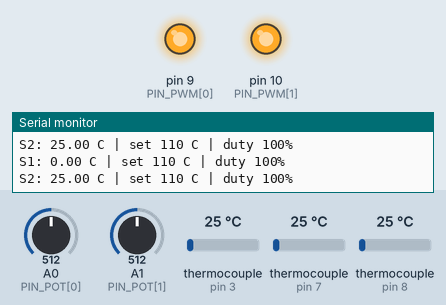
Simulated run of this program. Board: Arduino Uno, built with avr-gcc and run on an emulated ATmega328P. Parts: output pins drawn as LEDs (lit = HIGH), the last lines printed to the serial monitor. Wiring (inferred from the names in the program): 3 × MAX6675 thermocouple converter: CS pin 8 / CS pin 7 / CS pin 3. The test bench sets the inputs (shaded band); at power-on: thermocouple (sensors on pin 3, pin 7, pin 8) 25 °C, A0 (PIN_POT[0]) = 512, A1 (PIN_POT[1]) = 512. Pins used as bus, display or sensor lines are not drawn.

Above: at 1.7 s.
1.8 s: thermocouple (sensor on pin 3) set to 107 °C
3.3 s: thermocouple (sensor on pin 3) set to 114 °C
At 4.6 s:
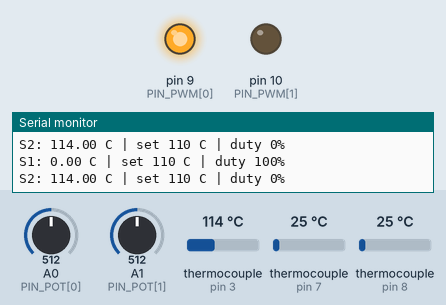
8.0 s: thermocouple (sensor on pin 3) set to 6 °C
At 9.2 s:
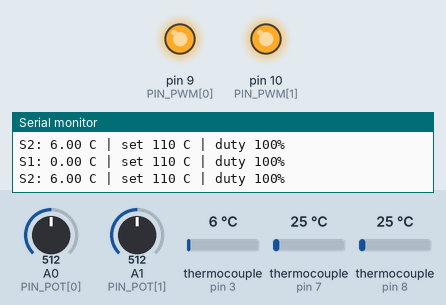
9.5 s: thermocouple (sensor on pin 3) set to 150 °C
At 10.9 s:
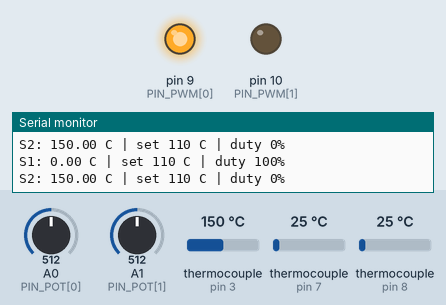
Timing chart, 0 to 12.0 s (numbered marks = the images above; inputs shaded):
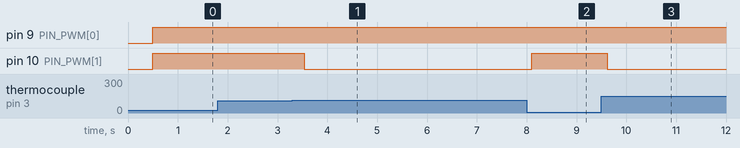

Measured:
- the behaviour switches between 109 and 110 °C on thermocouple (sensor on pin 3) (found by bisection; images 0 and 1)
- after the input at 3.3 s, pin 10 (PIN_PWM[1]): HIGH → LOW after 0.24 s
- after the input at 8.0 s, pin 10 (PIN_PWM[1]): LOW → HIGH after 0.11 s
- after the input at 9.5 s, pin 10 (PIN_PWM[1]): HIGH → LOW after 0.12 s

The program:

main.cpp
```cpp
#include <SPI.h>
#include <math.h>

// ===================== COMPILE-TIME CONFIG =====================
#define NUM_SENSORS   2      // MAX6675 count (1 or 2)
#define NUM_DISPLAYS  2      // 74HC595 display count (1 or 2)
#define NUM_HEATERS   2      // heater count (1 or 2); heater i uses sensor i + pot i

// Pot range: 0 V -> TEMP_MIN, 5 V -> TEMP_MAX (degrees C)
#define TEMP_MIN      80
#define TEMP_MAX      140
#define TEMP_STEP     1      // setpoint resolution in degrees C
#define HEATER_OFF_AT_MIN 1  // 1 = pot fully at minimum switches the heater off

// ---- Heater drive ----
// Average voltage on the heater while it is heating, as a percentage of the
// supply voltage (0 - 100). Set at compile time.
#define HEATER_VOLTAGE_PERCENT 100

// Fast PWM frequency on D9/D10 (Timer1, Uno/Nano). Allowed values:
//   31372, 3921, 490, 122, 30
// Use 31372 or 3921 for smooth "average voltage" behaviour. Make sure your
// MOSFET / gate driver can switch that fast (low-side logic-level MOSFET
// directly on a pin is fine at 490-3921 Hz; use a gate driver for 31 kHz).
#define HEATER_PWM_HZ 31372

// Thermostat behaviour: heater runs at the fixed duty above until the
// temperature reaches the setpoint, then switches fully off. It switches on
// again once the temperature drops HEATER_HYST degrees below the setpoint.
#define HEATER_HYST   1.0f   // degrees C (0 = switch back on as soon as t < setpoint)

// Safety
#define TEMP_CUTOFF   (TEMP_MAX + 20) // heater forced off above this temperature
#define STALL_TIME_S  1200    // 0 disables. Latch fault if heating this long...
#define STALL_MIN_RISE 2.0f   // ...without rising at least this many degrees
#define STALL_MIN_ERR  5.0f   // ...while at least this far below setpoint
                              // (raise STALL_TIME_S if you use a low voltage percent)

#define SETPOINT_SHOW_MS 2000UL
// ================================================================

#if NUM_SENSORS < 1 || NUM_SENSORS > 2
  #error "NUM_SENSORS must be 1 or 2"
#endif
#if NUM_DISPLAYS < 1 || NUM_DISPLAYS > 2
  #error "NUM_DISPLAYS must be 1 or 2"
#endif
#if NUM_HEATERS < 1 || NUM_HEATERS > 2
  #error "NUM_HEATERS must be 1 or 2"
#endif
#if NUM_HEATERS > NUM_SENSORS || NUM_DISPLAYS > NUM_SENSORS
  #error "Heaters and displays each need a matching sensor"
#endif
#if HEATER_VOLTAGE_PERCENT < 0 || HEATER_VOLTAGE_PERCENT > 100
  #error "HEATER_VOLTAGE_PERCENT must be 0 - 100"
#endif

// analogWrite value (0-255) corresponding to the chosen percentage
#define HEATER_PWM_VALUE ((uint8_t)((HEATER_VOLTAGE_PERCENT * 255L + 50) / 100))

// ---------- Pins (Uno/Nano) ----------
// Shared bus: SCK=D13, MISO=D12 (MAX6675 SO), MOSI=D11 (display DIO)
const uint8_t PIN_CS[2]   = {2, 3};     // MAX6675 chip selects
const uint8_t PIN_RCLK[2] = {8, 7};     // display latches
const uint8_t PIN_PWM[2]  = {9, 10};    // heater MOSFET gates (Timer1)
const uint8_t PIN_POT[2]  = {A0, A1};   // setpoint pots

SPISettings maxSettings(1000000, MSBFIRST, SPI_MODE0);
SPISettings dispSettings(2000000, MSBFIRST, SPI_MODE0);

// ---------- Display data (common anode) ----------
const uint8_t SEG_DIGITS[10] = {
  0xC0, 0xF9, 0xA4, 0xB0, 0x99, 0x92, 0x82, 0xF8, 0x80, 0x90
};
const uint8_t SEG_BLANK = 0xFF;
const uint8_t SEG_DASH  = 0xBF;
const uint8_t SEG_E     = 0x86;
const uint8_t SEG_R     = 0xAF;
const uint8_t DP_MASK   = 0x7F;
const uint8_t DIGIT_SEL[4] = {0x08, 0x04, 0x02, 0x01};

uint8_t displayBuf[NUM_DISPLAYS][4];

// ---------- State ----------
float temperature[NUM_SENSORS];
float setpoint[NUM_HEATERS];
float potFilt[NUM_HEATERS];
unsigned long showSpUntil[NUM_HEATERS];

bool  heating[NUM_HEATERS];     // thermostat state (true = heater driven)
float duty[NUM_HEATERS];        // for status print only
bool  latched[NUM_HEATERS];
unsigned long fullSince[NUM_HEATERS];
float fullTemp[NUM_HEATERS];

unsigned long lastRead = 0;
const unsigned long READ_INTERVAL = 500;   // ms; MAX6675 needs >= 220 ms

// ---------- MAX6675 ----------
float readThermocoupleC(uint8_t idx) {
  uint16_t raw;

  SPI.beginTransaction(maxSettings);
  digitalWrite(PIN_CS[idx], LOW);
  delayMicroseconds(10);
  raw  = SPI.transfer(0x00) << 8;
  raw |= SPI.transfer(0x00);
  digitalWrite(PIN_CS[idx], HIGH);
  SPI.endTransaction();

  if (raw & 0x0004) return NAN;   // thermocouple open
  raw >>= 3;
  return raw * 0.25f;
}

// ---------- Display ----------
void setDisplayError(uint8_t d) {
  for (uint8_t i = 0; i < 4; i++) displayBuf[d][i] = SEG_E;
  displayBuf[0][2] = SEG_DIGITS[0];
  displayBuf[1][2] = SEG_DIGITS[1];
}

void setDisplayFault(uint8_t d) {          // "Err "
  displayBuf[d][0] = SEG_E;
  displayBuf[d][1] = SEG_R;
  displayBuf[d][2] = SEG_R;
  displayBuf[d][3] = SEG_BLANK;
}

void setDisplayTemp(uint8_t d, float tempC) {
  int v = (int)(tempC * 10.0f + 0.5f);     // tenths of a degree
  if (v < 1000) {                          // XX.X
    displayBuf[d][0] = (v >= 100) ? SEG_DIGITS[(v / 100) % 10] : SEG_BLANK;
    displayBuf[d][1] = SEG_DIGITS[(v / 10) % 10] & DP_MASK;
    displayBuf[d][2] = SEG_DIGITS[v % 10];
    displayBuf[d][3] = SEG_BLANK;
  } else {                                 // whole degrees
    v = (int)(tempC + 0.5f);
    displayBuf[d][0] = (v >= 1000) ? SEG_DIGITS[(v / 1000) % 10] : SEG_BLANK;
    displayBuf[d][1] = SEG_DIGITS[(v / 100) % 10];
    displayBuf[d][2] = SEG_DIGITS[(v / 10) % 10];
    displayBuf[d][3] = SEG_DIGITS[v % 10];
  }
}

void updateDisplayBuffers() {
  unsigned long now = millis();
  for (uint8_t d = 0; d < NUM_DISPLAYS; d++) {
    if (d < NUM_HEATERS && latched[d]) {
      setDisplayFault(d);
    } else if (d < NUM_HEATERS && (long)(showSpUntil[d] - now) > 0) {
      setDisplayTemp(d, setpoint[d]);
    } else if (isnan(temperature[d])) {
      setDisplayError(d);
    } else {
      setDisplayTemp(d, temperature[d]);
    }
  }
}

void sendDisplay(uint8_t d, uint8_t seg, uint8_t sel) {
  SPI.beginTransaction(dispSettings);
  digitalWrite(PIN_RCLK[d], LOW);
  SPI.transfer(seg);
  SPI.transfer(sel);
  digitalWrite(PIN_RCLK[d], HIGH);
  SPI.endTransaction();
}

void refreshDisplays() {
  for (uint8_t i = 0; i < 4; i++) {
    for (uint8_t d = 0; d < NUM_DISPLAYS; d++) {
      sendDisplay(d, displayBuf[d][i], DIGIT_SEL[i]);
    }
    delay(2);
  }
  for (uint8_t d = 0; d < NUM_DISPLAYS; d++) sendDisplay(d, SEG_BLANK, 0x00);
}

// ---------- Setpoint pots ----------
float quantizeSetpoint(float filt) {
  float c = TEMP_MIN + (filt / 1023.0f) * (TEMP_MAX - TEMP_MIN);
  float q = roundf(c / TEMP_STEP) * TEMP_STEP;
  return constrain(q, (float)TEMP_MIN, (float)TEMP_MAX);
}

void updateSetpoints() {
  unsigned long now = millis();
  for (uint8_t i = 0; i < NUM_HEATERS; i++) {
    potFilt[i] += (analogRead(PIN_POT[i]) - potFilt[i]) * 0.1f;   // smooth
    float c = TEMP_MIN + (potFilt[i] / 1023.0f) * (TEMP_MAX - TEMP_MIN);
    float q = quantizeSetpoint(potFilt[i]);
    bool atEnd = (q <= TEMP_MIN || q >= TEMP_MAX);
    // Hysteresis so the value doesn't flicker between two steps
    if (q != setpoint[i] && (atEnd || fabsf(c - setpoint[i]) > TEMP_STEP * 0.75f)) {
      setpoint[i] = q;
      showSpUntil[i] = now + SETPOINT_SHOW_MS;
    }
  }
}

// ---------- Heater control ----------
void heaterOff(uint8_t i) {
  heating[i] = false;
  duty[i] = 0;
  fullSince[i] = 0;
  analogWrite(PIN_PWM[i], 0);
}

void heaterOn(uint8_t i) {
  heating[i] = true;
  duty[i] = HEATER_VOLTAGE_PERCENT / 100.0f;
  analogWrite(PIN_PWM[i], HEATER_PWM_VALUE);
}

void controlHeater(uint8_t i, float t, unsigned long now) {
  // Fail-safe cases: latched fault, sensor open, over-temperature
  if (latched[i] || isnan(t) || t >= TEMP_CUTOFF) {
    heaterOff(i);
    return;
  }

  float sp = setpoint[i];
#if HEATER_OFF_AT_MIN
  if (sp <= TEMP_MIN) {
    heaterOff(i);
    return;
  }
#endif

  // Thermostat: off at/above setpoint, on again below (setpoint - hysteresis)
  if (t >= sp) {
    heaterOff(i);
    return;
  }
  if (!heating[i] && t <= sp - HEATER_HYST) {
    heaterOn(i);
  } else if (heating[i]) {
    heaterOn(i);            // keep driving at the fixed duty
  } else {
    return;                 // inside hysteresis band, stay off
  }

#if STALL_TIME_S > 0
  // Heating for a long time with no temperature rise = broken sensor/heater
  if (sp - t > STALL_MIN_ERR) {
    if (fullSince[i] == 0) {
      fullSince[i] = now;
      fullTemp[i] = t;
    } else if (now - fullSince[i] >= STALL_TIME_S * 1000UL) {
      if (t - fullTemp[i] < STALL_MIN_RISE) {
        latched[i] = true;
        heaterOff(i);
        Serial.print(F("FAULT: heater "));
        Serial.print(i + 1);
        Serial.println(F(" not heating, latched off (reset to clear)"));
        return;
      }
      fullSince[i] = now;
      fullTemp[i] = t;
    }
  } else {
    fullSince[i] = 0;
  }
#endif
}

// ---------- Serial status ----------
void printStatus() {
  for (uint8_t i = 0; i < NUM_SENSORS; i++) {
    Serial.print(F("S")); Serial.print(i + 1); Serial.print(F(": "));
    if (isnan(temperature[i])) Serial.print(F("open"));
    else { Serial.print(temperature[i], 2); Serial.print(F(" C")); }
    if (i < NUM_HEATERS) {
      Serial.print(F(" | set ")); Serial.print(setpoint[i], 0);
      Serial.print(F(" C | duty ")); Serial.print(duty[i] * 100.0f, 0);
      Serial.print(F("%"));
      if (latched[i]) Serial.print(F(" | FAULT"));
    }
    Serial.println();
  }
}

// ---------- Setup / loop ----------
void setup() {
  Serial.begin(115200);

  // Heaters first, so outputs are driven low as early as possible
  for (uint8_t i = 0; i < 2; i++) {
    pinMode(PIN_PWM[i], OUTPUT);
    digitalWrite(PIN_PWM[i], LOW);
  }

#if defined(__AVR_ATmega328P__)
  // Timer1 (D9/D10) prescaler: analogWrite() keeps working, only the frequency changes
  // (8-bit phase-correct PWM: f = 16 MHz / (prescaler * 510))
  #if HEATER_PWM_HZ == 31372
    TCCR1B = (TCCR1B & 0xF8) | 0x01;   // /1    -> ~31.4 kHz
  #elif HEATER_PWM_HZ == 3921
    TCCR1B = (TCCR1B & 0xF8) | 0x02;   // /8    -> ~3.9 kHz
  #elif HEATER_PWM_HZ == 490
    TCCR1B = (TCCR1B & 0xF8) | 0x03;   // /64   -> ~490 Hz
  #elif HEATER_PWM_HZ == 122
    TCCR1B = (TCCR1B & 0xF8) | 0x04;   // /256  -> ~122 Hz
  #elif HEATER_PWM_HZ == 30
    TCCR1B = (TCCR1B & 0xF8) | 0x05;   // /1024 -> ~30.6 Hz
  #else
    #error "HEATER_PWM_HZ must be 31372, 3921, 490, 122 or 30"
  #endif
#endif

  for (uint8_t i = 0; i < NUM_SENSORS; i++) {
    pinMode(PIN_CS[i], OUTPUT);
    digitalWrite(PIN_CS[i], HIGH);
    temperature[i] = NAN;
  }
  for (uint8_t i = 0; i < NUM_DISPLAYS; i++) {
    pinMode(PIN_RCLK[i], OUTPUT);
    digitalWrite(PIN_RCLK[i], HIGH);
    setDisplayError(i);
  }
  for (uint8_t i = 0; i < NUM_HEATERS; i++) {
    potFilt[i] = analogRead(PIN_POT[i]);
    setpoint[i] = quantizeSetpoint(potFilt[i]);
    heaterOff(i);
  }

  SPI.begin();
  Serial.println(F("MAX6675 heater controller (fast PWM thermostat)"));
  delay(500);   // let the MAX6675 stabilize
}

void loop() {
  unsigned long now = millis();

  if (now - lastRead >= READ_INTERVAL) {
    lastRead = now;
    for (uint8_t i = 0; i < NUM_SENSORS; i++) temperature[i] = readThermocoupleC(i);
    for (uint8_t i = 0; i < NUM_HEATERS; i++) controlHeater(i, temperature[i], now);
    printStatus();
  }

  updateSetpoints();
  updateDisplayBuffers();
  refreshDisplays();
}
```
